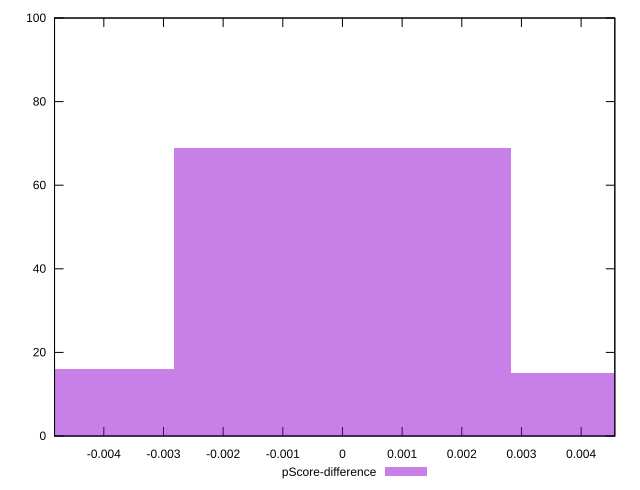

Reproduce this figure in gnuplot.
reset

$pScoreDifference <<EOF
0 69
0.005634496586898335 15
-0.005634496586898335 16
EOF

set key outside below
set boxwidth 0.005634496586898335
set xrange [-0.004826432244557921:0.004564953804817806]
set yrange [0:100]
set trange [0:100]
set style fill transparent solid 0.5 noborder
set terminal svg size 640, 490 enhanced background rgb 'white'
set output "report_00012_2021-02-09T11:01:39.952Z/interactive/samples/pages+cached+noadtech+nomedia/pScore-difference/histogram.svg"

plot $pScoreDifference title "pScore-difference" with boxes

reset
